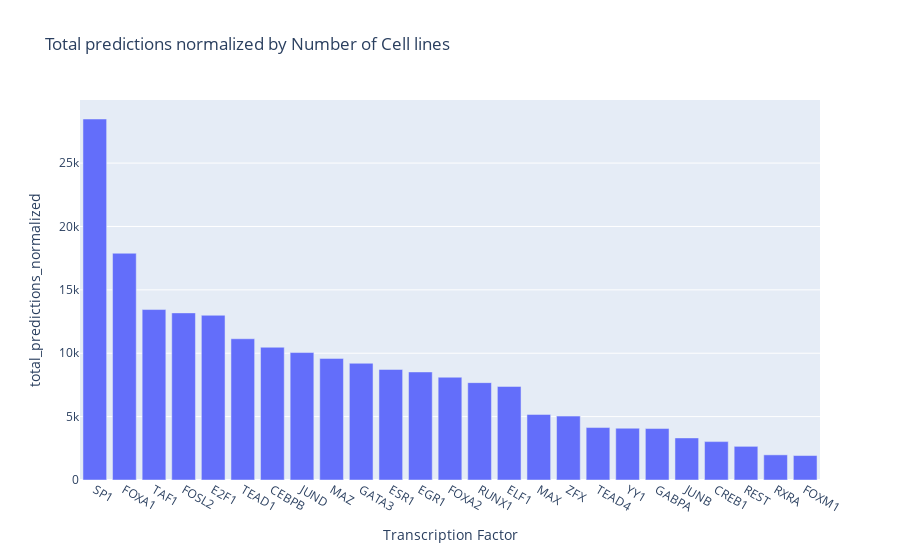

This figure's notebook cell:
### Code cell
# Group by 'tf' and sum 'total_predictions'
df_grouped_normalized = df.groupby('tf')['total_predictions'].sum().reset_index()

# Get the number of unique 'cell_line' for each 'tf'
num_cell_lines = df.groupby('tf')['cell_line'].nunique().reset_index()

# Merge the 'num_cell_lines' with 'df_grouped_normalized' based on 'tf'
df_grouped_normalized = df_grouped_normalized.merge(num_cell_lines, on='tf', how='left')

# Rename the column appropriately
df_grouped_normalized.rename(columns={'cell_line': 'num_cell_lines'}, inplace=True)

# Calculate the normalized predictions
df_grouped_normalized['total_predictions_normalized'] = df_grouped_normalized['total_predictions'] / df_grouped_normalized['num_cell_lines']


# Sort the dataframe based on 'total_predictions_normalized'
df_grouped_normalized_sorted = df_grouped_normalized.sort_values(by='total_predictions_normalized', ascending=False)

# Create the bar chart
fig = px.bar(df_grouped_normalized_sorted, x='tf', y='total_predictions_normalized',
             title='Average number of predictions per cell line by TF',
                labels={'tf': 'Transcription Factor', 'accuracy': 'Total predictions normalized'})


# Show the figure
fig.show()

### Figure 1 — Plotly figure (JSON) as saved in the notebook; plotly's stock layout.template omitted (floating-point values rounded to 4 significant figures)
{"data": [{"alignmentgroup": "True", "hovertemplate": "Transcription Factor=%{x}<br>total_predictions_normalized=%{y}<extra></extra>", "legendgroup": "", "marker": {"color": "#636efa", "pattern": {"shape": ""}}, "name": "", "offsetgroup": "", "orientation": "v", "showlegend": false, "textposition": "auto", "type": "bar", "x": ["SP1", "FOXA1", "TAF1", "FOSL2", "E2F1", "TEAD1", "CEBPB", "JUND", "MAZ", "GATA3", "ESR1", "EGR1", "FOXA2", "RUNX1", "ELF1", "MAX", "ZFX", "TEAD4", "YY1", "GABPA", "JUNB", "CREB1", "REST", "RXRA", "FOXM1"], "xaxis": "x", "y": [28480.0, 17890.0, 13450.0, 13180.0, 12990.0, 11143, 10470.0, 10054, 9593, 9208.0, 8722.0, 8524.0, 8107.0, 7681.0, 7380, 5173.0, 5041, 4138, 4084.0, 4059.0, 3320, 3030.0, 2655.0, 1984, 1929.0], "yaxis": "y"}], "layout": {"barmode": "relative", "legend": {"tracegroupgap": 0}, "title": {"text": "Total predictions normalized by Number of Cell lines"}, "xaxis": {"anchor": "y", "domain": [0, 1], "title": {"text": "Transcription Factor"}}, "yaxis": {"anchor": "x", "domain": [0, 1], "title": {"text": "total_predictions_normalized"}}}}
